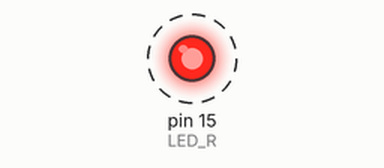
This sketch was run on a simulated Arduino Uno, built with avr-gcc and run on an emulated ATmega328P. Parts: output pins drawn as LEDs (lit = HIGH). Dashed ring = blinking.

Above: at 0.2 s.
Timing chart, 0 to 3.0 s (numbered marks = the images above):
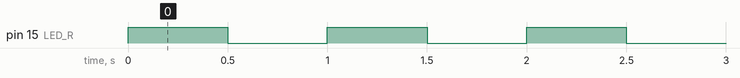

Measured:
- by itself, pin 15 (LED_R): alternates HIGH for 0.50 s and LOW for 0.50 s

The sketch:

blinking_witty.ino
```cpp
// (licence header left out)
int LED_R = 15;

void setup() {

   pinMode(LED_R, OUTPUT);

}

void loop() {

  analogWrite(LED_R, 255);
  delay(500);
  analogWrite(LED_R, 0);
  delay(500);

}
```
